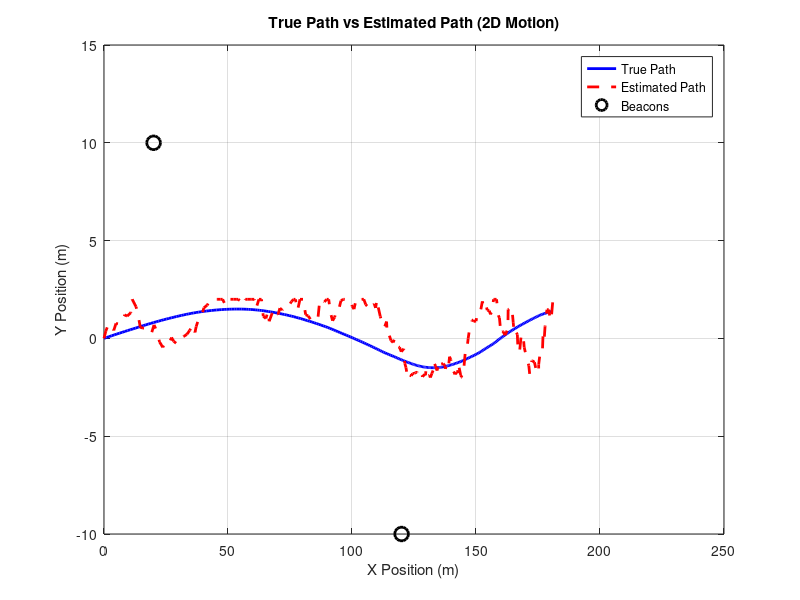
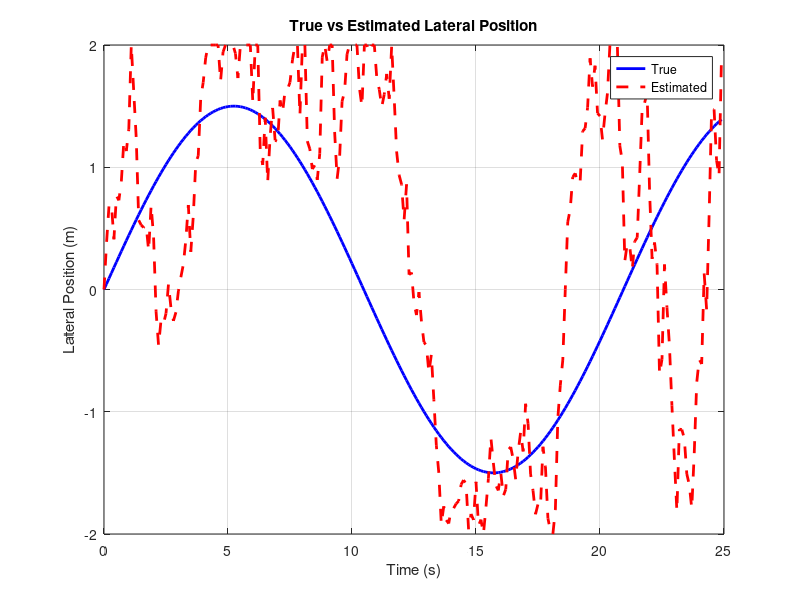

MATLAB code to generate these figures, in order:
clc;
clear;
close all;

%% PARAMETERS

dt = 0.1;
T = 25;
N = T/dt;

sigma_meas = 1.5;      % Given in coursework
sigma_process = 0.2;

true_vx = 10;          % longitudinal velocity
max_vy = 0.55;         % coursework limit

%% 3 BEACONS (outside lane)

b1 = [20 10];
b2 = [120 -10];
b3 = [220 12];

%% TRUE STATES

x_true = zeros(1,N);
vx_true = zeros(1,N);

y_true = zeros(1,N);
vy_true = zeros(1,N);

x_true(1) = 0;
vx_true(1) = true_vx;

%% TRUE MOTION

time = 0:dt:T-dt;

for k = 2:N
    
    % Longitudinal motion
    process_noise = sigma_process * randn;
    vx_true(k) = vx_true(k-1) + process_noise;
    x_true(k) = x_true(k-1) + vx_true(k-1)*dt;
    
    % Bounded lateral motion (important)
    y_true(k) = 1.5 * sin(0.3 * time(k));
    
    % Lateral velocity
    vy_true(k) = (1.5 * 0.3 * cos(0.3 * time(k)));
end

%% MEASUREMENTS FROM 3 BEACONS

z1 = zeros(1,N);
z2 = zeros(1,N);
z3 = zeros(1,N);

for k = 1:N
    
    z1(k) = sqrt((x_true(k)-b1(1))^2 + (y_true(k)-b1(2))^2) ...
            + sigma_meas * randn;
        
    z2(k) = sqrt((x_true(k)-b2(1))^2 + (y_true(k)-b2(2))^2) ...
            + sigma_meas * randn;
        
    z3(k) = sqrt((x_true(k)-b3(1))^2 + (y_true(k)-b3(2))^2) ...
            + sigma_meas * randn;
end

%% EKF INITIALIZATION

x_est = zeros(4,N);

% [x ; vx ; y ; vy]
x_est(:,1) = [0; 10; 0; 0];

P = eye(4);

A = [1 dt 0  0;
     0 1  0  0;
     0 0  1 dt;
     0 0  0 1];

Q = 0.02 * eye(4);
R = sigma_meas^2 * eye(3);

%% EKF LOOP

for k = 2:N
    
    %% Prediction
    
    x_pred = A * x_est(:,k-1);
    P_pred = A * P * A' + Q;
    
    xp = x_pred(1);
    yp = x_pred(3);
    
    %% Measurement Prediction
    
    h1 = sqrt((xp-b1(1))^2 + (yp-b1(2))^2);
    h2 = sqrt((xp-b2(1))^2 + (yp-b2(2))^2);
    h3 = sqrt((xp-b3(1))^2 + (yp-b3(2))^2);
    
    h = [h1; h2; h3];
    
    %% Jacobian Matrix
    
    H = [
        (xp-b1(1))/h1   0   (yp-b1(2))/h1   0;
        (xp-b2(1))/h2   0   (yp-b2(2))/h2   0;
        (xp-b3(1))/h3   0   (yp-b3(2))/h3   0
        ];
    
    %% Measurement Update
    
    z = [z1(k); z2(k); z3(k)];
    
    K = P_pred * H' / (H * P_pred * H' + R);
    
    x_est(:,k) = x_pred + K * (z - h);
    
    %% LATERAL BOUNDARY CONSTRAINT
    
    if x_est(3,k) > 2
        x_est(3,k) = 2;
    elseif x_est(3,k) < -2
        x_est(3,k) = -2;
    end
    
    P = (eye(4) - K * H) * P_pred;
end

%% PLOTS

figure;
plot(x_true, y_true, 'b', 'LineWidth', 2);
hold on;
plot(x_est(1,:), x_est(3,:), 'r--', 'LineWidth', 2);

plot(b1(1), b1(2), 'ko', 'MarkerSize', 10, 'LineWidth', 2);
plot(b2(1), b2(2), 'ko', 'MarkerSize', 10, 'LineWidth', 2);
plot(b3(1), b3(2), 'ko', 'MarkerSize', 10, 'LineWidth', 2);

xlabel('X Position (m)');
ylabel('Y Position (m)');
title('True Path vs Estimated Path (2D Motion)');
legend('True Path', 'Estimated Path', 'Beacons');
grid on;

figure;
plot(time, y_true, 'b', 'LineWidth', 2);
hold on;
plot(time, x_est(3,:), 'r--', 'LineWidth', 2);

xlabel('Time (s)');
ylabel('Lateral Position (m)');
title('True vs Estimated Lateral Position');
legend('True', 'Estimated');
grid on;

%% ERROR

position_error = mean(sqrt((x_true - x_est(1,:)).^2 + ...
                           (y_true - x_est(3,:)).^2));

fprintf('Average 2D Position Error = %.2f m\n', position_error);
